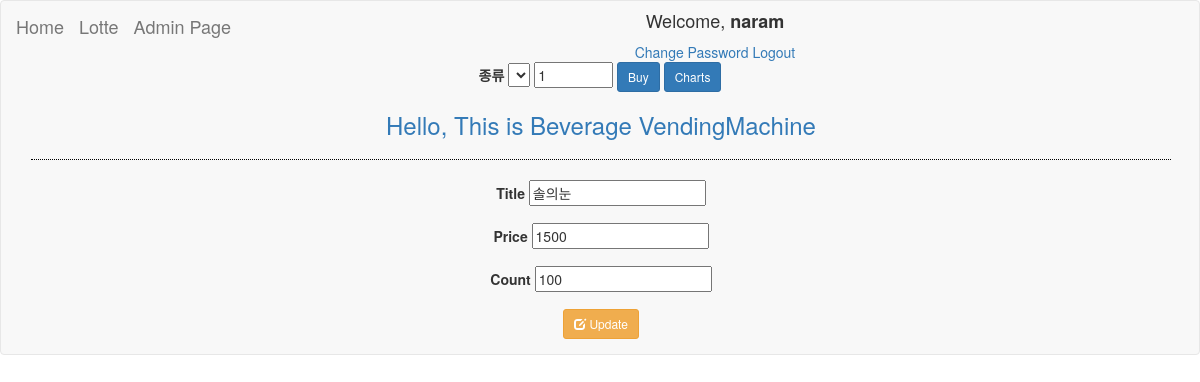
Screenshot of /VendingMachine/edit/4 (signed in) with the database file from the repository.
### VendingMachine/models.py (models this page shows, shortened)
class BeverageList(models.Model):
    title = models.CharField(max_length=150)
    photo = models.FileField(null=True, blank=True)
    price = models.IntegerField()
    count = models.IntegerField()

### VendingMachine/views.py (the view)
# urls.py: url(r'^edit/(?P<id>\d+)$', views.edit, name='edit'),
@user_passes_test(lambda u: u.is_superuser)
def edit(request, id):
    beverages = BeverageList.objects.get(id=id)
    context = {'beverages': beverages}
    return render(request, '../templates/VendingMachine/edit.html', context)

### templates/VendingMachine/edit.html (shortened to what this page needs)
{% extends 'VendingMachine/base.html' %}
{% block content %}
    <form method="POST" action="update/{{ beverages.id }}">
        <div class="form-group">
            <label for="title">Title</label>
            <input type="text" name="title" value="{{ beverages.title }}" required="required"/>
        </div>
        <div class="form-group">
            <label for="price">Price</label>
            <input type="text" name="price" value="{{ beverages.price }}" required="required"/>
        </div>
        <div class="form-group">
            <label for="count">Count</label>
            <input type="text" name="count" value="{{ beverages.count }}" required="required"/>
        </div>
        <div class="form-group">
            <button type="submit" class="btn btn-sm btn-warning"><span class="glyphicon glyphicon-edit"></span> Update
            </button>
        </div>
    </form>
{% endblock %}

### templates/VendingMachine/base.html (shortened to what this page needs)
<!DOCTYPE html>
<html lang="en">
<head>
    {% load static %}
    <link rel="stylesheet" type="text/css" href="{% static 'VendingMachine/css/bootstrap.css' %}"/>
</head>
<body>
<nav class="navbar navbar-default">
    <div class="container-fluid" align="center">
        <a class="navbar-brand" href="http://localhost:8000/VendingMachine/">Home</a>
        <a class="navbar-brand" href="https://www.ldcc.co.kr/">Lotte</a>
        <a class="navbar-brand" href="http://localhost:8000/admin/">Admin Page</a>
        {% if user.is_active %}
            <h4 class="welcome" align="center">Welcome,
                <strong>{% firstof user.get_short_name user.get_username %}</strong></h4>
            <a href="{% url 'password_change' %}">Change Password</a>
            <a href="{% url 'logout' %}">Logout</a>
            <form class="form-inline" method="POST" align="center">
                <div class="form-group">
                    <label for="title">종류</label>
                    <select id="beverageTitle" name="beverage">
                    </select>
                    <input id="buyCount" type="number" value="1" min="0" max="10000">
                    <button class="btn btn-sm btn-primary" onclick="buy()" type="button"> Buy</button>
                    {% if user.is_superuser %}
                        <input type="button" class="btn btn-sm btn-primary" value="Charts"
                               onClick="location.href='http://localhost:8000/VendingMachine/charts/'">
                    {% endif %}
                </div>
            </form>
        {% else %}
            <h4 class="welcome">Welcome, Beverage
                <a href="{% url 'login' %}">Login</a>
                <a href="{% url 'register' %}">Register</a>
            </h4>
        {% endif %}
        <div class="container">
            <h3 class="text-primary" align="center">Hello, This is Beverage VendingMachine </h3>
            <hr style="border-top:1px dotted #000;"/>
            {% block content %}
            {% endblock %}
        </div>
    </div>
</nav>
</body>
</html>

### rows the page displays
BeverageList: title "솔의눈", price "1500", count "100"
